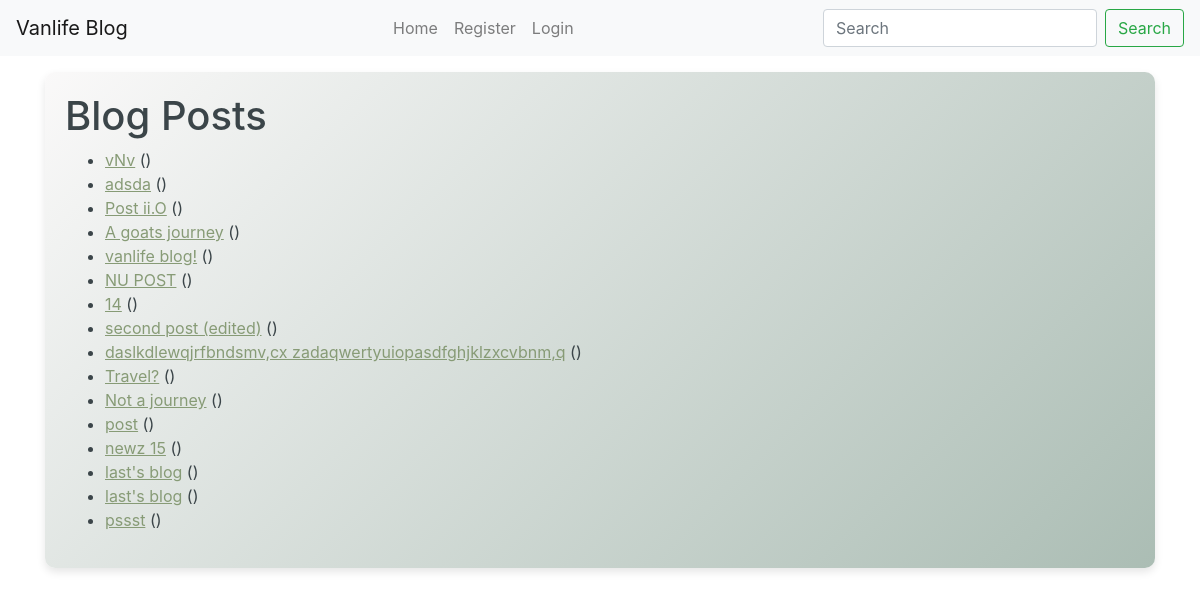
Screenshot of /blog/ with the database file from the repository.
### blog/models.py (models this page shows, shortened)
class Post(models.Model):
    author = models.ForeignKey(settings.AUTH_USER_MODEL, on_delete=models.CASCADE, related_name='posts')
    title = models.CharField(max_length=200)
    content = models.TextField()
    created_date = models.DateTimeField(default=timezone.now)
    published_date = models.DateTimeField(blank=True, null=True)
    location = models.CharField(max_length=200, blank=True, null=True)
    likes = models.ManyToManyField(settings.AUTH_USER_MODEL, related_name='liked_posts', blank=True)

### blog/views.py (the view)
# urls.py: path('', views.post_list, name='post_list'),
def post_list(request):
    posts =Post.objects.all().order_by('-published_date')
    return render(request, 'blog/post_list.html', {'posts': posts})

### templates/blog/post_list.html (shortened to what this page needs)
{% extends 'base_generic.html' %}
{% block content %}
    <h1>Blog Posts</h1>
    <ul>
        {% for post in posts %}
            <li>
                <a href="{% url 'post_detail' pk=post.pk %}">{{ post.title }}</a>
                ({{ post.created_at }})
            </li>
        {% endfor %}
    </ul>
{% endblock %}

### templates/base_generic.html (shortened to what this page needs)
<!DOCTYPE html>
<html>
<head>
    <link rel="stylesheet" href="https://stackpath.bootstrapcdn.com/bootstrap/4.3.1/css/bootstrap.min.css">
</head>
<body>
<nav class="navbar navbar-expand-lg navbar-light bg-light fixed-top">
    <a class="navbar-brand" href="{% url 'home' %}">Vanlife Blog</a>
    <div class="collapse navbar-collapse" id="navbarNav">
        <ul class="navbar-nav ml-auto">
            <li class="nav-item">
                <a class="nav-link" href="{% url 'home' %}">Home</a>
            </li>
            {% if user.is_authenticated %}
                <li class="nav-item">
                    <a class="nav-link" href="{% url 'profile' user.username %}">Profile</a>
                </li>
                <li class="nav-item">
                    <a class="nav-link" href="{% url 'post_new' %}">Create Post</a>
                </li>
                <li class="nav-item">
                    <a class="nav-link" href="{% url 'blog_feed' %}">Blog Feed</a>
                </li>
                <li class="nav-item">
                    <a class="nav-link" href="{% url 'journey_list' %}">Planned Journeys</a>
                </li>
                <li class="nav-item">
                    <a class="nav-link" href="{% url 'journey_new' %}">New Journey</a>
                </li>
                <li class="nav-item">
                    <form action="{% url 'logout' %}" method="post">
                        {% csrf_token %}
                        <button type="submit" class="btn btn-link nav-link">Logout</button>
                    </form>
                </li>
            {% else %}
                <li class="nav-item">
                    <a class="nav-link" href="{% url 'register' %}">Register</a>
                </li>
                <li class="nav-item">
                    <a class="nav-link" href="{% url 'login' %}">Login</a>
                </li>
            {% endif %}
        </ul>
        <form class="form-inline ml-auto" action="{% url 'search' %}" method="get">
            <input class="form-control mr-sm-2" type="search" placeholder="Search" aria-label="Search" name="q">
            <button class="btn btn-outline-success my-2 my-sm-0" type="submit">Search</button>
        </form>
    </div>
</nav>
<div class="container">
    <div class="content-background">
        {% block content %}{% endblock %}
    </div>
</div>
</body>
</html>

### templates/base_generic.html (style rules this page uses)
body { padding-top: 4.5rem; }
.content-background { background: linear-gradient(135deg, #faf9f9, #abbdb4); padding: 20px; border-radius: 10px; color: #363d40; box-shadow: 0 4px 8px rgba(0,0,0,0.1); }
.content-background h1, .content-background h2, .content-background p, .content-background ul, .content-background li { color: #3b4549; }
.content-background a { color: #879b76; text-decoration: underline; }

### rows the page displays
Post: title "vNv"
Post: title "adsda"
Post: title "Post ii.O"
Post: title "A goats journey"
Post: title "vanlife blog!"
Post: title "NU POST"
Post: title "14"
Post: title "second post (edited)"
Post: title "daslkdlewqjrfbndsmv,cx zadaqwertyuiopasdfghjklzxcvbnm,q"
Post: title "Travel?"
Post: title "Not a journey"
Post: title "post"
Post: title "newz 15"
Post: title "last's blog"
Post: title "last's blog"
Post: title "pssst"
